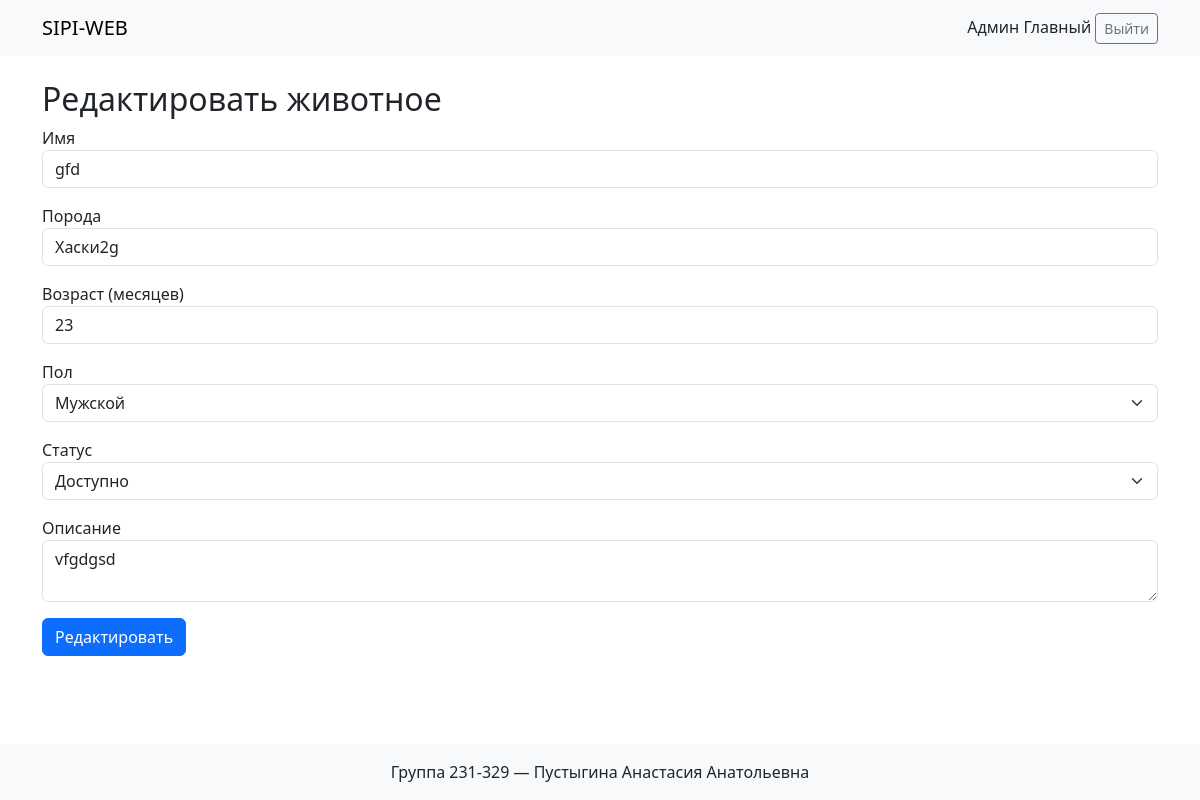
The page /animal/23/edit (signed in) on the database its author committed.
### models.py (models this page shows, shortened)
class User(UserMixin, db.Model):
    id = db.Column(db.Integer, primary_key=True)
    login = db.Column(db.String(80), unique=True, nullable=False)
    last_name = db.Column(db.String(80), nullable=False)
    first_name = db.Column(db.String(80), nullable=False)
    middle_name = db.Column(db.String(80))
    role_id = db.Column(db.Integer, db.ForeignKey('role.id'), nullable=False)
    role = db.relationship('Role')
    password_hash = db.Column(db.String(128), nullable=False)
    def can_edit(self):
        return self.is_staff()
    def is_staff(self):
        return self.role.name in ('administrator', 'moderator')

class Animal(db.Model):
    id = db.Column(db.Integer, primary_key=True)
    name = db.Column(db.String(100), nullable=False)
    description = db.Column(db.Text, nullable=False)
    age = db.Column(db.Integer, nullable=False)
    breed = db.Column(db.String(100), nullable=False)
    gender = db.Column(db.String(10), nullable=False)
    status = db.Column(db.String(20), default='available')
    photos = db.relationship('Photo', cascade='all, delete', backref='animal')
    adoptions = db.relationship('AdoptionRequest', cascade='all, delete', backref='animal')

### routes.py (the view, shortened to what this page needs)
@routes.route('/animal/<int:animal_id>/edit', methods=['GET', 'POST'])
@login_required
def animal_edit(animal_id):
    animal = Animal.query.get_or_404(animal_id)
    if not current_user.can_edit():
        flash('У вас недостаточно прав для выполнения данного действия.', 'danger')
        return redirect(url_for('routes.index'))
    form = AnimalForm(obj=animal)
    return render_template('animal_form.html', form=form, action="Редактировать")

### forms.py
class AnimalForm(FlaskForm):
    name = StringField('Имя', validators=[DataRequired(), Length(max=100)])
    breed = StringField('Порода', validators=[DataRequired(), Length(max=100)])
    age = IntegerField('Возраст (месяцев)', validators=[DataRequired()])
    gender = SelectField('Пол', choices=[('M','Мужской'),('F','Женский')], validators=[DataRequired()])
    status = SelectField('Статус', choices=[('available','Доступно'),('adoption','Усыновление'),('adopted','Усыновлено')])
    description = TextAreaField('Описание', validators=[DataRequired()])
    images = MultipleFileField('Фото')

### __init__.py (called while the page is built)
def create_app():
    app = Flask(__name__)
    app.config['SECRET_KEY'] = Config.SECRET_KEY
    app.config['SQLALCHEMY_DATABASE_URI'] = Config.SQLALCHEMY_DATABASE_URI
    db.init_app(app)
    login_manager.init_app(app)
    @login_manager.user_loader
    def load_user(user_id):
        return db.session.get(User, int(user_id))
    from routes import routes
    app.register_blueprint(routes)
    return app

### templates/animal_form.html (shortened to what this page needs)
{% extends 'base.html' %}
{% import '_macros.html' as macros %}
{% block content %}
<h2>{{ action }} животное</h2>
<form method="post" enctype="multipart/form-data" novalidate>
  {{ macros.render_field(form.name) }}
  {{ macros.render_field(form.breed) }}
  {{ macros.render_field(form.age) }}
  {{ macros.render_field(form.gender, 'form-select') }}
  {{ macros.render_field(form.status, 'form-select') }}
  {{ macros.render_field(form.description) }}
  <button class="btn btn-primary" type="submit">{{ action }}</button>
</form>
{% endblock %}

### templates/base.html (shortened to what this page needs)
<!DOCTYPE html>
<html lang="ru">
<head>
  <link href="https://cdn.jsdelivr.net/npm/bootstrap@5.3.0/dist/css/bootstrap.min.css" rel="stylesheet">
  <link rel="stylesheet" href="{{ url_for('static', filename='main.css') }}">
  <link rel="stylesheet" href="https://cdn.jsdelivr.net/npm/easymde/dist/easymde.min.css">
</head>
<body>
  <nav class="navbar navbar-expand-lg navbar-light bg-light mb-4">
    <div class="container">
      <a class="navbar-brand" href="{{ url_for('routes.index') }}">SIPI-WEB</a>
      <div>
        {% if current_user.is_authenticated %}
          {{ current_user.last_name }} {{ current_user.first_name }}
          <a class="btn btn-outline-secondary btn-sm" href="{{ url_for('routes.logout') }}">Выйти</a>
        {% else %}
          <a class="btn btn-primary btn-sm" href="{{ url_for('routes.login') }}">Войти</a>
        {% endif %}
      </div>
    </div>
  </nav>
  <main class="container">
    {% block content %}{% endblock %}
  </main>
  <footer class="text-center py-3">Группа 231-329 — Пустыгина Анастасия Анатольевна</footer>
</body>
</html>

### templates/_macros.html (shortened to what this page needs)
{% macro render_field(field, class_name='form-control') %}
  <div class="mb-3">
    {{ field.label }} {{ field(class=class_name) }}
  </div>
{% endmacro %}

### static/main.css (style rules this page uses)
body { padding-bottom: 50px; }
footer { background: #f8f9fa; position: fixed; bottom:0; width:100%; }

### rows shown on the page
User: last_name "Админ", first_name "Главный"
Animal: name "gfd", breed "Хаски2g", age "23", gender "Мужской", status "Доступно", description "vfgdgsd"

### other values the page prints
{{ action }} "Редактировать"
{{ field.label }} "Имя Порода Возраст (месяцев) Пол Статус Описание"
